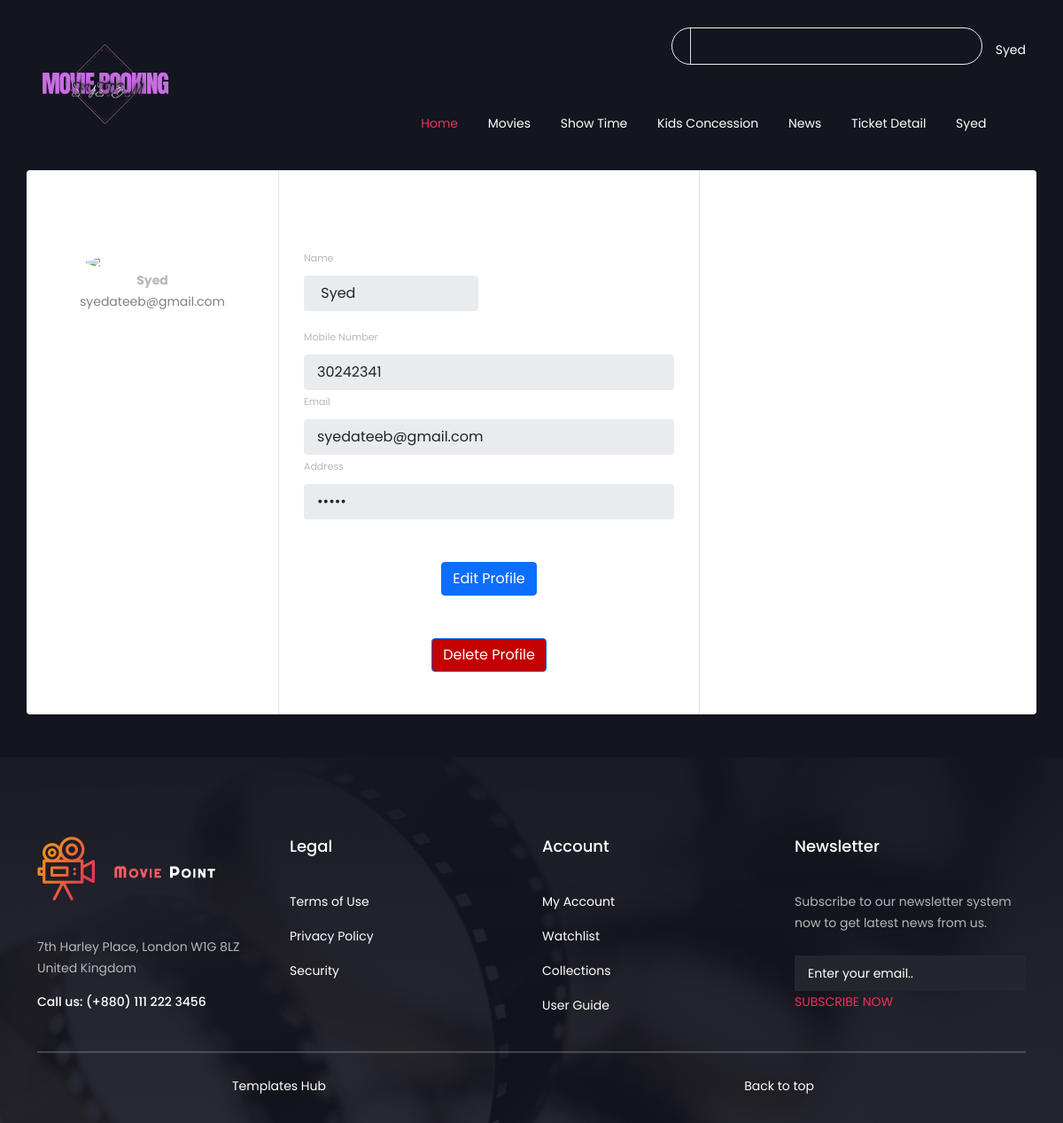
/visitors_profile.php?email=syedateeb@gmail.com (signed in), run on the app's committed database.
### tables this page shows
CREATE TABLE `visitors` (
  `visitors_id` int(255) NOT NULL,
  `visitors_name` varchar(255) NOT NULL,
  `visitors_email` varchar(255) NOT NULL,
  `visitors_number` int(255) NOT NULL,
  `visitors_password` varchar(255) NOT NULL
);

### visitors_profile.php (the view, shortened to what this page needs)
<?php
include 'database.php';
$email = $_GET['email'];
$query = "SELECT * from visitors where visitors_email = '$email'";
$res = mysqli_query($conn,$query);
$data = mysqli_fetch_array($res);
?>
<!DOCTYPE HTML>
<html lang="zxx">
<head>
		<link rel="stylesheet" type="text/css" href="assets/css/bootstrap.min.css" media="all" />
		<link href="https://cdn.jsdelivr.net/npm/bootstrap@5.1.3/dist/css/bootstrap.min.css" rel="stylesheet">
		<link rel="stylesheet" type="text/css" href="assets/css/slicknav.min.css" media="all" />
		<link rel="stylesheet" type="text/css" href="assets/css/icofont.css" media="all" />
		<link rel="stylesheet" type="text/css" href="assets/css/owl.carousel.css">
		<link rel="stylesheet" type="text/css" href="assets/css/magnific-popup.css">
		<link rel="stylesheet" type="text/css" href="assets/css/style.css" media="all" />
		<link rel="stylesheet" type="text/css" href="assets/css/responsive.css" media="all" />
	</head>
		<header class="header">
			<div class="container">
				<div class="header-area">
					<div class="logo">
					<a href=""><img src="assets/img/mobo.png" alt="logo" /></a>
					</div>
					<div class="header-right">
						<form action="#">
							<input type="text"/>
							<button disabled><i class="icofont icofont-search"></i></button>
						</form>
						<ul>
							<li><a href="#"><?php echo $data['visitors_name']; ?></a></li>
						</ul>
					</div>
					<div class="menu-area">
					    <div class="mainmenu">
						<ul id="primary-menu">
                                <li><a class="active" href="visitors_home.php?email=<?php echo $_GET['email'];?>">Home</a></li>
                                <li><a href="visitors_movie.php?email=<?php echo $_GET['email'];?>">Movies</a></li>
								<li><a href="show_time.php?email=<?php echo $_GET['email'];?>">Show Time</a></li>
                                <li><a href="kids_concession.php?email=<?php echo $_GET['email'];?>">Kids Concession</a></li>
                                <li><a href="blog.php?email=<?php echo $_GET['email'];?>">News</a></li>
								<li><a href="tickets.php?email=<?php echo $_GET['email'];?>">Ticket Detail</a></li>
								<li><a href="#"><?php echo $data['visitors_name'];?><i class="icofont icofont-simple-down"></i></a>
								</li>
                            </ul>
					    </div>
					</div>
				</div>
			</div>
		</header>
		<br>
		<br>
		<br>
		<br>
		<br>
		<br>
<form action="" method="post" enctype="multipart/form-data">
		<div class="container rounded bg-white mt-5 mb-5">
    <div class="row">
        <div class="col-md-3 border-right">
            <div class="d-flex flex-column align-items-center text-center p-3 py-5"><img class="rounded-circle mt-5" width="150px" src="https://st3.depositphotos.com/15648834/17930/v/600/depositphotos_179308454-stock-illustration-unknown-person-silhouette-glasses-profile.jpg"><span class="font-weight-bold"><?php echo $data['visitors_name'] ?></span><span class="text-black-50"><?php echo $data['visitors_email'] ?></span><span> </span></div>
        </div>
        <div class="col-md-5 border-right">
            <div class="p-3 py-5">
                <div class="d-flex justify-content-between align-items-center mb-3">
                    <h4 class="text-right">Profile Settings</h4>
                </div>
                <div class="row mt-2">
                    <div class="col-md-6"><label class="labels">Name</label><input name="visitors_number" type="text" class="form-control" placeholder="Name" value="<?php echo $data['visitors_name'] ?>" disabled></div>
                </div>
                <div class="row mt-3">
                    <div class="col-md-12"><label class="labels">Mobile Number</label><input  name="visitors_number"  type="number" class="form-control" placeholder="enter phone number" value="<?php echo $data['visitors_number'] ?>" disabled></div>
                    <div class="col-md-12"><label class="labels">Email</label><input name="visitors_email" type="email" class="form-control" placeholder="enter email" value="<?php echo $data['visitors_email'] ?>" disabled></div>
                    <div class="col-md-12"><label class="labels">Address </label><input name="visitors_password" type="password" class="form-control" placeholder="enter address " value="<?php echo $data['visitors_password'] ?>" disabled></div>
                </div>
				<div class="mt-5 text-center"><a href="edit_prof.php?email=<?php echo $_GET['email']; ?>" class="btn btn-primary profile-button" >Edit Profile</a></div>
			<div class="mt-5 text-center" ><a id="ar" href="delete_prof.php?email=<?php echo $_GET['email']; ?>" class="btn btn-primary profile-button" >Delete Profile</a></div>
            </div>
        </div>
</div>
</div>
</form>
<footer class="footer">
			<div class="container">
				<div class="row">
                    <div class="col-lg-3 col-sm-6">
						<div class="widget">
							<img src="assets/img/logo.png" alt="about" />
							<p>7th Harley Place, London W1G 8LZ United Kingdom</p>
							<h6><span>Call us: </span>(+880) 111 222 3456</h6>
						</div>
                    </div>
                    <div class="col-lg-3 col-sm-6">
						<div class="widget">
							<h4>Legal</h4>
							<ul>
								<li><a href="#">Terms of Use</a></li>
								<li><a href="#">Privacy Policy</a></li>
								<li><a href="#">Security</a></li>
							</ul>
						</div>
                    </div>
                    <div class="col-lg-3 col-sm-6">
						<div class="widget">
							<h4>Account</h4>
							<ul>
								<li><a href="#">My Account</a></li>
								<li><a href="#">Watchlist</a></li>
								<li><a href="#">Collections</a></li>
								<li><a href="#">User Guide</a></li>
							</ul>
						</div>
                    </div>
                    <div class="col-lg-3 col-sm-6">
						<div class="widget">
							<h4>Newsletter</h4>
							<p>Subscribe to our newsletter system now to get latest news from us.</p>
							<form action="#">
								<input type="text" placeholder="Enter your email.."/>
								<button>SUBSCRIBE NOW</button>
							</form>
						</div>
                    </div>
				</div>
				<hr />
			</div>
			<div class="copyright">
				<div class="container">
					<div class="row">
						<div class="col-lg-6 text-center text-lg-left">
							<div class="copyright-content">
								<p><a target="_blank" href="https://www.templateshub.net">Templates Hub</a></p>
							</div>
						</div>
						<div class="col-lg-6 text-center text-lg-right">
							<div class="copyright-content">
								<a href="#" class="scrollToTop">
									Back to top<i class="icofont icofont-arrow-up"></i>
								</a>
							</div>
						</div>
					</div>
				</div>
			</div>
		</footer>
	</body>
</html>

### assets/css/style.css (style rules this page uses)
h1, h2, h3, h4, h5, h6 { font-weight: 500; color: #fff; }
h1, h2, h3, h4, h5, h6, p { margin: 0px; }
h4 { font-size: 18px; }
h6 { font-size: 14px; }
a { transition: 0.6s; }
a, a:hover { color: #fff; }
img { max-width: 100%; height: auto; }
a, a:hover, a:focus, a:active, button:focus { text-decoration: none; border: none; outline: 0; }
ul { list-style: none; margin: 0; padding: 0; }
button { cursor: pointer; }
input[type="text"], input[type="submit"], button[type="submit"], input[type="email"], input[type="url"], input[type="tel"], input[type="search"], input[type="password"], input[type="number"], textarea { background: #24262d; width: 100%; padding: 8px 15px; border: none; }
textarea, input, textarea::-webkit-input-placeholder , input::-webkit-input-placeholder { color: #fff; }
.header { padding: 18px 0; position: absolute; top: 0; left: 0; width: 100%; z-index: 99; }
.header-area { display: grid; grid-template-rows: repeat(2,1fr); grid-template-columns: repeat(12,1fr); align-items: center; grid-gap: 20px; }
.logo { grid-column: span 2; grid-row: span 2; padding-right: 15px; }
.header-right { grid-column: span 10; text-align: right; display: flex; align-items: center; }
.menu-area { grid-column: span 10; }
.mainmenu { text-align: right; }
.mainmenu li { display: inline-block; position: relative; }
.mainmenu li a:not(.theme-btn) { display: inline-block; margin-right: 30px; padding: 3px 0; }
.mainmenu { display: block; }
.mainmenu li a.active, .mainmenu li a:hover { color: #eb315a; }
.header-right form { display: flex; max-width: 380px; border: 1px solid #eee; border-radius: 30px; margin-left: auto; }
.header-right form button { background: transparent; color: #fff; border: none; padding-right: 10px; }
.header-right form input { width: auto; background: transparent; color: #fff; border: none; margin: 0; border-left: 1px solid #ddd; margin-left: 20px; }
.header-right ul li { padding: 8px 0 0; margin-left: 15px; display: inline-block; }
hr { margin: 0; border-top: 1px solid #ddd; }
.footer { background: url('../img/footer-bg.png') no-repeat bottom center / cover; position: relative; padding: 90px 0 30px; }
.footer::before { position: absolute; background: #13151f; top: 0; left: 0; content: ""; width: 100%; height: 100%; opacity: 0.9; }
.widget h4,.widget img { margin-bottom: 40px; }
.widget ul li { margin-top: 15px; }
.widget h6 { margin-top: 18px; }
.widget { margin-bottom: 40px; }
.widget button { background: transparent; color: #eb315a; border: none; padding: 0; }
.widget form { margin-top: 25px; }
.copyright { padding-top: 25px; }

### visitors_profile.php (style rules this page uses)
.labels { font-size: 11px }
#ar { background: rgb(194, 1, 1); }

### data on the page
visitors: visitors_name "Syed", visitors_email "syedateeb@gmail.com", visitors_number "Syed", visitors_number "30242341"
